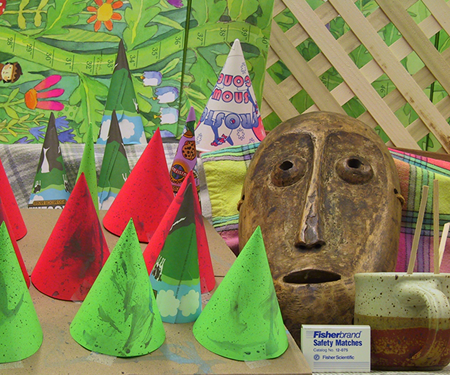
#> input picture im2.png, 450 x 375 px
$ jupyter execute --allow-errors DisparityMap_StereoVision.ipynb
#> lines starting #> are read from the running program, lines starting #| are printed output that depends on the picture; after the words box and inside, x2 and y2 are one past the last pixel; in counts of white or black regions, pixels touching at a corner belong together
[cell 1]
#Disparity StereoSGBM
import numpy as np
import cv2 as cv
import matplotlib.pyplot as plt
#%matplotlib widget

imgL= 'im2.png'
imgR= 'im6.png'

img1_undistorted = cv.imread(imgL, 0)
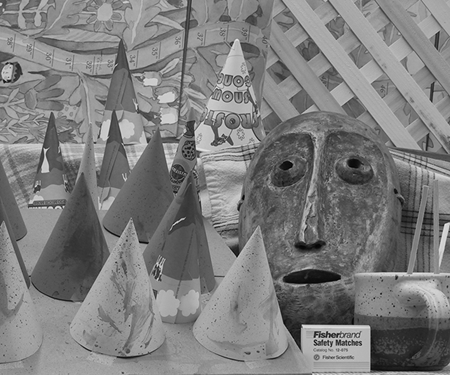
#> img1_undistorted: shape (375, 450); min 0, max 235, mean 125
img2_undistorted = cv.imread(imgR, 0)
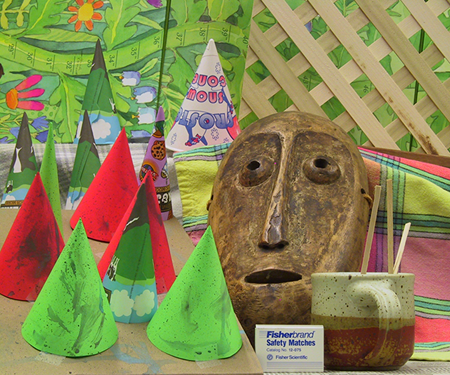
#> input picture im6.png, 450 x 375 px
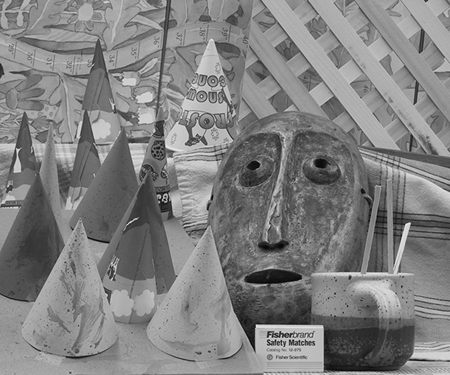
#> img2_undistorted: shape (375, 450); min 0, max 243, mean 128.4

fig, (ax1, ax2) = plt.subplots(1, 2, figsize=(10, 5))
im1 = ax1.imshow(img1_undistorted, cmap='gray')
ax1.set_title('Left Image')
im2 = ax2.imshow(img2_undistorted, cmap='gray')
ax2.set_title('Right Image')

#Can by opened by Meshlab
ply_header = '''ply
format ascii 1.0
element vertex %(vert_num)d
property float x
property float y
property float z
property uchar red
property uchar green
property uchar blue
end_header
'''

def write_ply(fn, verts, colors):
    verts = verts.reshape(-1, 3)
    colors = colors.reshape(-1, 3)
    verts = np.hstack([verts, colors])
    with open(fn, 'wb') as f:
        f.write((ply_header % dict(vert_num=len(verts))).encode('utf-8'))
        np.savetxt(f, verts, fmt='%f %f %f %d %d %d ')


#https://docs.opencv.org/4.5.2/d2/d85/classcv_1_1StereoSGBM.html

# Matched block size. It must be an odd number >=1 . Normally, it should be somewhere in the 3..11 range.
block_size = 5
min_disp = 0
max_disp = 16*5
# Maximum disparity minus minimum disparity. The value is always greater than zero.
# In the current implementation, this parameter must be divisible by 16.
num_disp = max_disp - min_disp
# Margin in percentage by which the best (minimum) computed cost function value should "win" the second best value to consider the found match correct.
# Normally, a value within the 5-15 range is good enough
uniquenessRatio = 5
# Maximum size of smooth disparity regions to consider their noise speckles and invalidate.
# Set it to 0 to disable speckle filtering. Otherwise, set it somewhere in the 50-200 range.
speckleWindowSize = 50
# Maximum disparity variation within each connected component.
# If you do speckle filtering, set the parameter to a positive value, it will be implicitly multiplied by 16.
# Normally, 1 or 2 is good enough.
speckleRange = 1
disp12MaxDiff = 1#the maximum allowed difference between the disparities calculated from left to right and those calculated from right to left

stereo = cv.StereoSGBM_create(
    minDisparity=min_disp,
    numDisparities=num_disp,
    blockSize=block_size,
    uniquenessRatio=uniquenessRatio,
    speckleWindowSize=speckleWindowSize,
    speckleRange=speckleRange,
    disp12MaxDiff=disp12MaxDiff,
    P1=8 * 1 * block_size * block_size,
    P2=32 * 1 * block_size * block_size)

#Disparity map is divided by 16.0 as it is a scaling factor used by StereoSGBM, which must be accounted for
disp = stereo.compute(img1_undistorted, img2_undistorted)
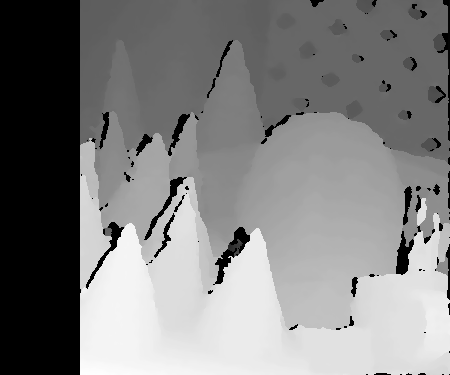
#> disp: shape (375, 450) int16; min -16, max 851, mean 422.1; drawn with min black and max white
disp = disp.astype(np.float32) / 16.0

print('generating 3d point cloud...',)
h, w = img1_undistorted.shape[:2]
#> h = 375; w = 450
f = 0.8*w                          # guess for focal length
#> f = 360
Q = np.float32([[1, 0, 0, -0.5*w],
                [0,-1, 0,  0.5*h], # turn points 180 deg around x-axis,
                [0, 0, 0,     -f], # so that y-axis looks up
                [0, 0, 1,      0]])
points = cv.reprojectImageTo3D(disp, Q)
#> points: shape (375, 450, 3) float32; 0.15% of the values are NaN or infinite; the others: min -224, max 360, mean 32.55
#points = points[np.sum(np.isinf(points) + np.isnan(points), axis=1) == 0]
colors = cv.cvtColor(cv.imread(imgL), cv.COLOR_BGR2RGB)
mask = disp > disp.min()
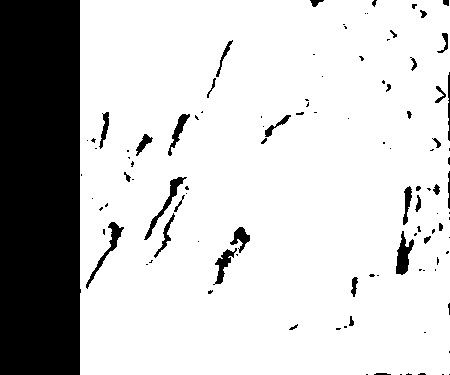
#> mask: shape (375, 450) bool; 79.6% white; 108 black regions (69 under 20 px), largest, box (x1, y1, x2, y2) and area: (0, 0, 81, 375) 30004, (396, 231, 414, 275) 412, (86, 222, 124, 289) 387
out_point = points[mask]
out_color = colors[mask]
out_points = out_point[np.sum(np.isinf(out_point) + np.isnan(out_point), axis=1) == 0,:]
out_colors = out_color[np.sum(np.isinf(out_point) + np.isnan(out_point), axis=1) == 0,:]
out_fn = 'Points_Cloud.ply'
write_ply(out_fn, out_points, out_colors)
print('%s saved' % out_fn)

# Normalize the values to a range from 0..255 for a grayscale image
disparity_SGBM = cv.normalize(disp, disp, alpha=255,beta=0, norm_type=cv.NORM_MINMAX)
disparity_SGBM = np.uint8(disparity_SGBM)

plt.figure()
plt.imshow(disparity_SGBM, cmap ='gray'), plt.title('Disparity SGBM ')
cv.imwrite("disparity_SGBM_norm.png", disparity_SGBM)
#> Out = True

[cell 2]
#Disparity StereoSGBM_WLSFilter
import cv2
import matplotlib.pyplot as plt

imgL= 'im2.png'
imgR= 'im6.png'

left_image = cv2.imread(imgL, 0)
right_image = cv2.imread(imgR, 0)

wsize=11
max_disp = 80
sigma = 1.5
lmbda = 8000.0

left_matcher = cv2.StereoBM_create(max_disp, wsize)
right_matcher = cv2.ximgproc.createRightMatcher(left_matcher)
left_disp = left_matcher.compute(left_image, right_image)
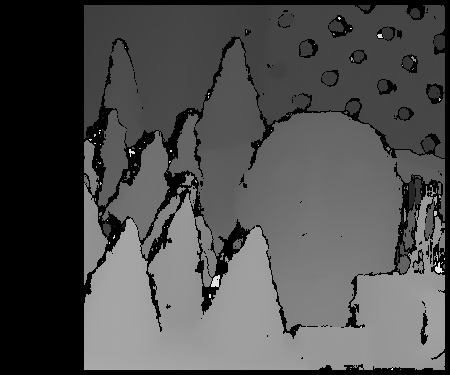
#> left_disp: shape (375, 450) int16; min -16, max 1264, mean 376.3; drawn with min black and max white
right_disp = right_matcher.compute(right_image,left_image)
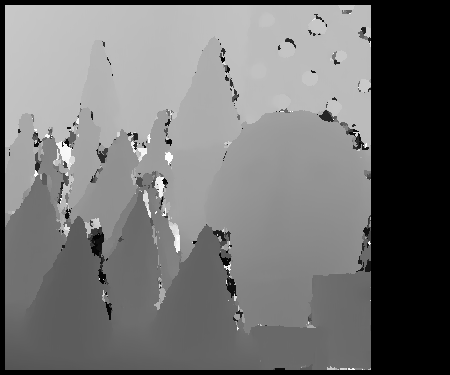
#> right_disp: shape (375, 450) int16; min -1280, max 0, mean -698.8; drawn with min black and max white
#Normalize
left_disp = left_disp.astype(np.float32) / 16.0
right_disp = right_disp.astype(np.float32) / 16.0

# Now create DisparityWLSFilter
wls_filter = cv2.ximgproc.createDisparityWLSFilter(left_matcher);
wls_filter.setLambda(lmbda);
wls_filter.setSigmaColor(sigma);
filtered_disp = wls_filter.filter(left_disp, left_image, disparity_map_right=right_disp);
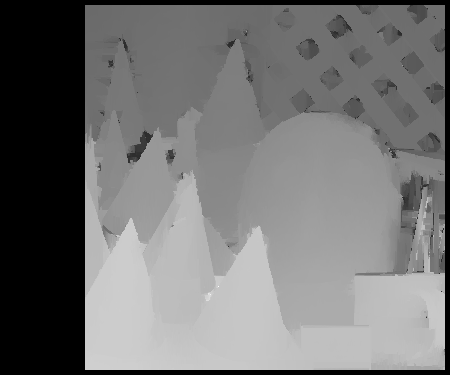
#> filtered_disp: shape (375, 450) float32; min -16, max 67.47, mean 21.7; drawn with min black and max white

# Normalize the values to a range from 0..255 for a grayscale image
disparity_SGBM = cv.normalize(filtered_disp, filtered_disp, alpha=255,beta=0, norm_type=cv.NORM_MINMAX)
disparity_SGBM = np.uint8(disparity_SGBM)

plt.figure()
plt.imshow(disparity_SGBM, cmap ='gray'), plt.title('Disparity SGBM with WLS Filter')
cv.imwrite("disparity_SGBM_filtered.png", disparity_SGBM)
#> Out = True
